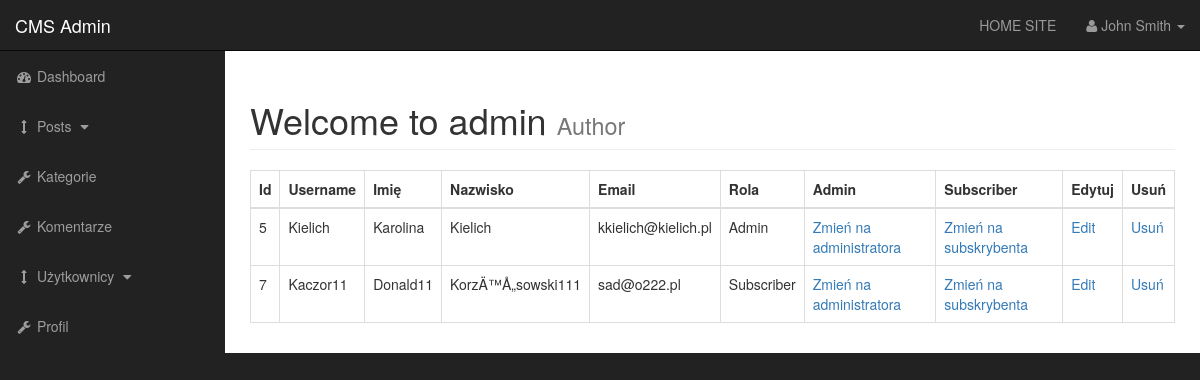
Page /admin/users.php on the earlier database version.
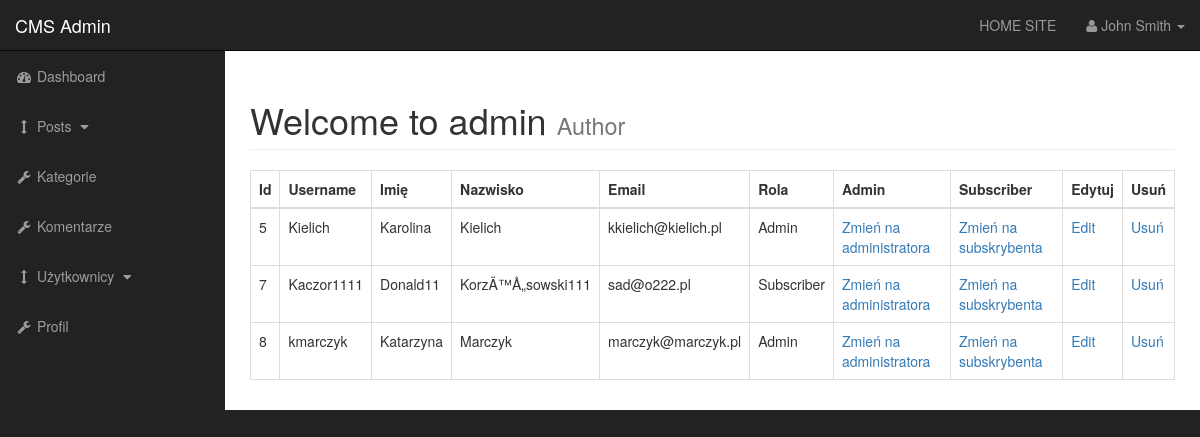
Same page on the later database version.
### tables this page shows
CREATE TABLE `users` (
  `user_id` int(3) NOT NULL,
  `user_username` varchar(255) NOT NULL,
  `user_password` varchar(255) NOT NULL,
  `user_firstname` varchar(255) NOT NULL,
  `user_lastname` varchar(255) NOT NULL,
  `user_email` varchar(255) NOT NULL,
  `user_image` text NOT NULL,
  `user_role` varchar(255) NOT NULL,
  `user_randSalt` varchar(255) NOT NULL
);

### admin/includes/admin_view_all_users.php (the view, shortened to what this page needs)
<table class="table table-bordered table-hover">
    <thead>
        <tr>
            <th>Id</th>
            <th>Username</th>
            <th>Imię</th>
            <th>Nazwisko</th>
            <th>Email</th>
            <th>Rola</th>
            <th>Admin</th>
            <th>Subscriber</th>
            <th>Edytuj</th>
            <th>Usuń</th>
        </tr>
    </thead>
<tbody>
      <?php
        global $connection;
        $query = "SELECT * FROM users";
        $select_users = mysqli_query($connection,$query);
        while($row = mysqli_fetch_assoc($select_users)) {
        $user_id = $row['user_id'];
        $user_username = $row['user_username'];
        $user_firstname = $row['user_firstname'];
        $user_lastname = $row['user_lastname'];
        $user_email = $row['user_email'];
        $user_role = $row['user_role'];
        echo "<tr>";
        echo "<td> $user_id </td>";
        echo "<td> $user_username </td>";
        echo "<td> $user_firstname </td>";
        echo "<td> $user_lastname </td>";
        echo "<td> $user_email </td>";
        echo "<td> $user_role </td>";
        echo "<td><a href='users.php?change_to_admin={$user_id}'>Zmień na administratora</a></td>";
        echo "<td><a href='users.php?change_to_subscriber={$user_id}'>Zmień na subskrybenta</a></td>";
        echo "<td><a href='users.php?source=edit_user&edit_user={$user_id}'>Edit</a></td>";
        echo "<td><a href='users.php?delete={$user_id}'>Usuń</a></td>";
        echo "</tr>" ;
     } ?>
</tbody>
</table>

Differences in the rows shown:
changed users "Donald11": user_username "Kaczor11" → "Kaczor1111"
added users: user_id "8", user_username "kmarczyk", user_firstname "Katarzyna", user_lastname "Marczyk", user_email "marczyk@marczyk.pl", user_role "Admin"
